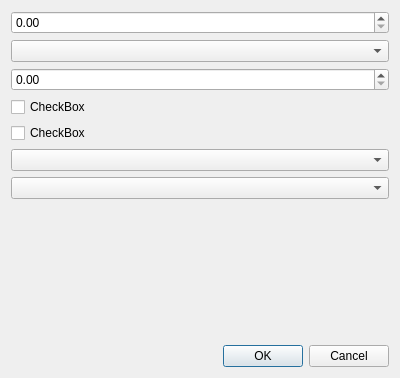
<?xml version="1.0" encoding="UTF-8"?>
<ui version="4.0">
 <class>RafalskaiaDialogBase</class>
 <widget class="QDialog" name="RafalskaiaDialogBase">
  <property name="geometry">
   <rect>
    <x>0</x>
    <y>0</y>
    <width>400</width>
    <height>378</height>
   </rect>
  </property>
  <property name="windowTitle">
   <string>Rafalskaia</string>
  </property>
  <layout class="QGridLayout" name="gridLayout">
   <item row="2" column="0">
    <widget class="QDoubleSpinBox" name="radiusSpinBox"/>
   </item>
   <item row="0" column="0">
    <widget class="QDoubleSpinBox" name="pixelSizeSpinBox"/>
   </item>
   <item row="3" column="0">
    <widget class="QCheckBox" name="useAttributeCheck">
     <property name="text">
      <string>CheckBox</string>
     </property>
    </widget>
   </item>
   <item row="1" column="0">
    <widget class="QComboBox" name="layerCombo"/>
   </item>
   <item row="8" column="0">
    <widget class="QDialogButtonBox" name="button_box">
     <property name="orientation">
      <enum>Qt::Horizontal</enum>
     </property>
     <property name="standardButtons">
      <set>QDialogButtonBox::Cancel|QDialogButtonBox::Ok</set>
     </property>
    </widget>
   </item>
   <item row="6" column="0">
    <widget class="QComboBox" name="weightCombo"/>
   </item>
   <item row="7" column="0">
    <widget class="QgsFileWidget" name="outputFileWidget"/>
   </item>
   <item row="5" column="0">
    <widget class="QComboBox" name="attributeCombo"/>
   </item>
   <item row="4" column="0">
    <widget class="QCheckBox" name="temporaryLayerCheck">
     <property name="text">
      <string>CheckBox</string>
     </property>
    </widget>
   </item>
  </layout>
 </widget>
 <customwidgets>
  <customwidget>
   <class>QgsFileWidget</class>
   <extends>QWidget</extends>
   <header>qgsfilewidget.h</header>
  </customwidget>
 </customwidgets>
 <resources/>
 <connections>
  <connection>
   <sender>button_box</sender>
   <signal>accepted()</signal>
   <receiver>RafalskaiaDialogBase</receiver>
   <slot>accept()</slot>
   <hints>
    <hint type="sourcelabel">
     <x>20</x>
     <y>20</y>
    </hint>
    <hint type="destinationlabel">
     <x>20</x>
     <y>20</y>
    </hint>
   </hints>
  </connection>
  <connection>
   <sender>button_box</sender>
   <signal>rejected()</signal>
   <receiver>RafalskaiaDialogBase</receiver>
   <slot>reject()</slot>
   <hints>
    <hint type="sourcelabel">
     <x>20</x>
     <y>20</y>
    </hint>
    <hint type="destinationlabel">
     <x>20</x>
     <y>20</y>
    </hint>
   </hints>
  </connection>
 </connections>
</ui>
